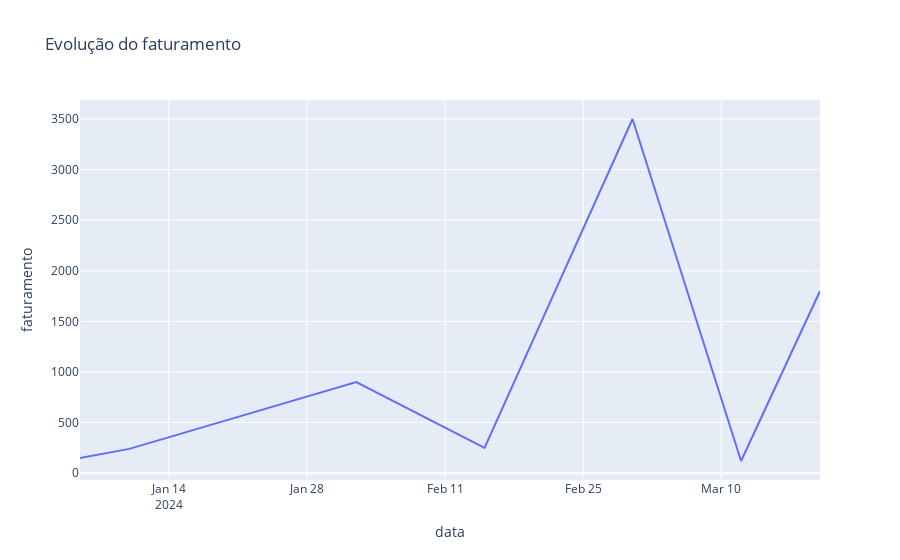

The notebook cell this image was saved under:
### Code cell
#Evolução ao longo do tempo

fig = px.line(
    faturamento_por_data,
    x = "data",
    y = "faturamento",
    title = "Evolução do faturamento"
)

fig.show()

### Figure 1 — Plotly figure (JSON) as saved in the notebook; plotly's stock layout.template omitted (floating-point values rounded to 4 significant figures)
{"data": [{"hovertemplate": "data=%{x}<br>faturamento=%{y}<extra></extra>", "legendgroup": "", "line": {"color": "#636efa", "dash": "solid"}, "marker": {"symbol": "circle"}, "mode": "lines", "name": "", "orientation": "v", "showlegend": false, "type": "scatter", "x": ["2024-01-05T00:00:00.000000000", "2024-01-10T00:00:00.000000000", "2024-02-02T00:00:00.000000000", "2024-02-15T00:00:00.000000000", "2024-03-01T00:00:00.000000000", "2024-03-12T00:00:00.000000000", "2024-03-20T00:00:00.000000000"], "xaxis": "x", "y": [150, 240, 900, 250, 3500, 120, 1800], "yaxis": "y"}], "layout": {"legend": {"tracegroupgap": 0}, "title": {"text": "Evolução do faturamento"}, "xaxis": {"anchor": "y", "domain": [0, 1], "title": {"text": "data"}}, "yaxis": {"anchor": "x", "domain": [0, 1], "title": {"text": "faturamento"}}}}
